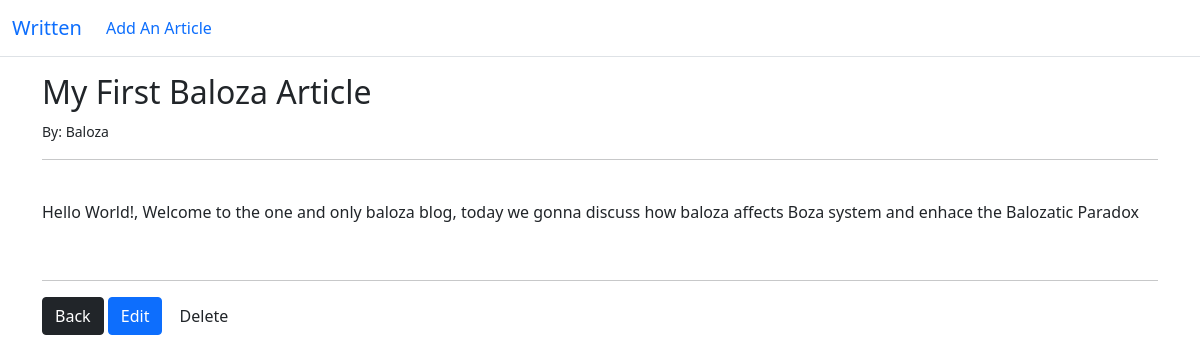
Page /article/3 on the earlier database version.
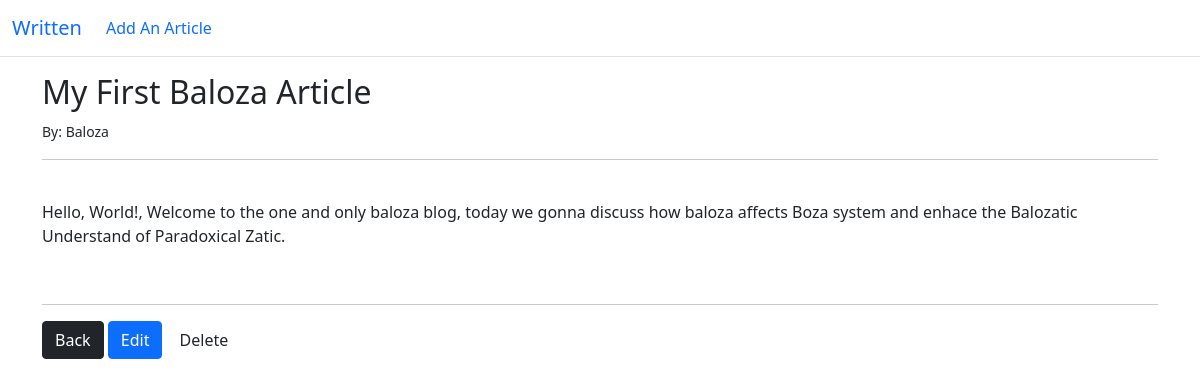
Same page on the later database version.
### blog/models.py (models this page shows, shortened)
class Post(models.Model):
    author = models.ForeignKey(User, on_delete=models.CASCADE)
    title = models.CharField(max_length=150)
    content = models.TextField(max_length=12000)

### blog/views.py (the view)
# urls.py: path('article/<int:pk>', ArticleView.as_view(), name="article"),
class ArticleView(DetailView):
    model = Post
    template_name = 'blog/article.html'

### blog/templates/blog/article.html (shortened to what this page needs)
{% extends 'blog/base.html' %}
{% block content %}
  <h2>{{ post.title }}</h2>
  <small> By: {{ post.author }}</small>
  <hr><br>
  <p>{{ post.content }}</p>
  <br><hr>
  <a class="btn btn-dark" href="{% url 'homepage' %}">Back</a>
  <a class="btn btn-primary" href="{% url 'update_article' post.pk %}">Edit</a>
  <a class="btn btn-warn" href="{% url 'delete_article' post.pk %}">Delete</a>
{% endblock %}

Differences in the rows shown:
changed Post "My First Baloza Article": content "Hello World!, Welcome to the one and only baloza blog, today we gonna discuss how baloza affects Boza system and enhace the Balozatic Paradox" → "Hello, World!, Welcome to the one and only baloza blog, today we gonna discuss how baloza affects Boza system and enhace the Balozatic Understand of Paradoxical Zatic."
